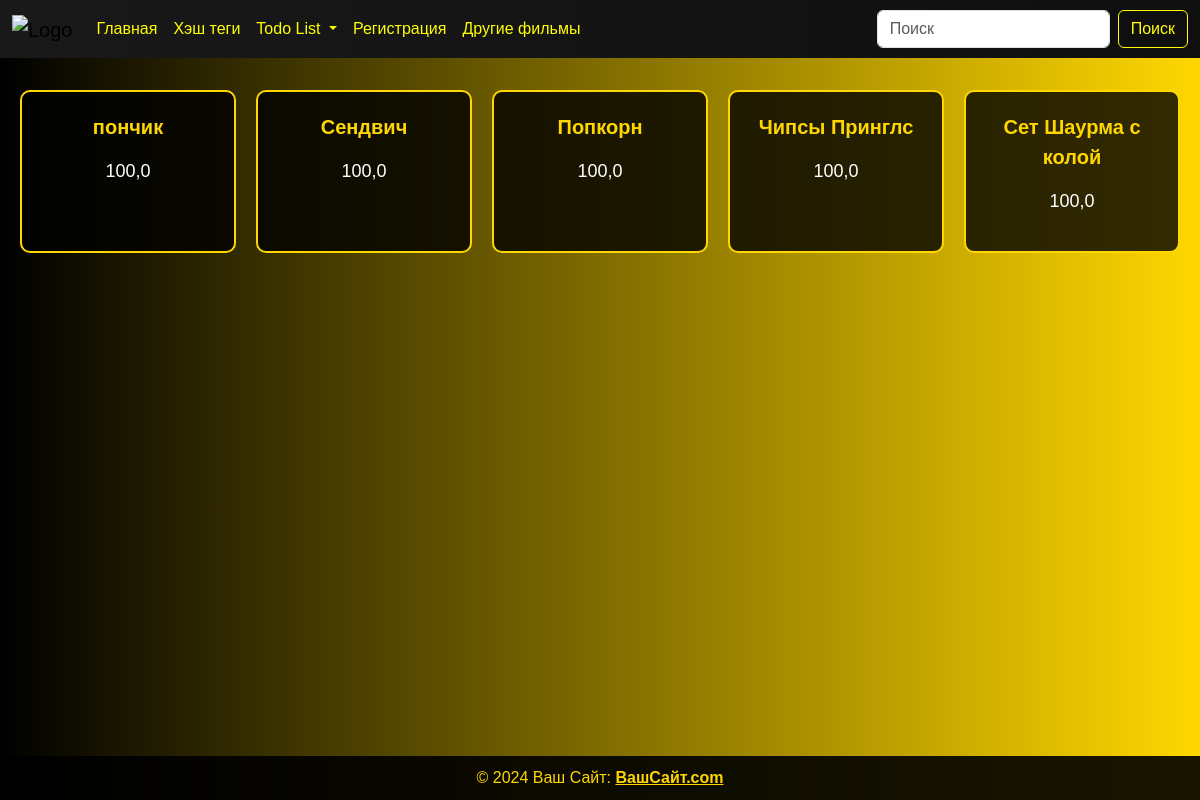
Screenshot of /meals/ with the database file from the repository.
### foods_and_drinks/models.py (models this page shows, shortened)
class Product(models.Model):
    name = models.CharField(max_length=100)
    price = models.FloatField(default=100)
    tags = models.ManyToManyField(Tag)

### foods_and_drinks/views.py (the view)
# urls.py: path('meals/', views.meal_products, name='meal_products'),
def meal_products(request):
    if request.method == "GET":
        products_meal = models.Product.objects.filter(tags__name='Еда').order_by('-id')
        context = {'products_meal': products_meal}
        return render(
            request,
            template_name='tags/meal_products.html',
            context=context
        )

### templates/tags/meal_products.html
{% load static %}
  {% include '../components/header.html' %}
  <link rel="stylesheet" href="{% static 'main_page/tags.css' %}">
  <div class="products-container">
    {% for i in products_meal %}
      <div class="product-card">
        <p class="product-name">{{ i.name }}</p>
        <p class="product-price">{{ i.price }}</p>
      </div>
    {% endfor %}
  </div>
  {% include '../components/footer.html' %}

### static/main_page/show_list.css (style rules this page uses)
body { display: flex; flex-direction: column; min-height: 100vh; padding-top: 70px; background: url("https://i.pinimg.com/736x/e3/7d/a9/e37da92d1e32051af32a81a8950733f3.jpg"); background-repeat: no-repeat; background-size: cover; background-position: center; }

### static/main_page/tags.css (style rules this page uses)
body { margin: 0; font-family: Arial, sans-serif; background: linear-gradient(to right, black, #ffd700); color: #ffd700; }
.products-container { display: grid; grid-template-columns: repeat(auto-fit, minmax(200px, 1fr)); gap: 20px; padding: 20px; }
.product-card { background-color: rgba(0, 0, 0, 0.8); border: 2px solid #ffd700; border-radius: 10px; padding: 20px; text-align: center; }
.product-name { font-size: 20px; font-weight: bold; }
.product-price { font-size: 18px; color: #fff; }

### rows the page displays
Product: name "пончик", price "100,0"
Product: name "Сендвич", price "100,0"
Product: name "Попкорн", price "100,0"
Product: name "Чипсы Принглс", price "100,0"
Product: name "Сет Шаурма с колой", price "100,0"
